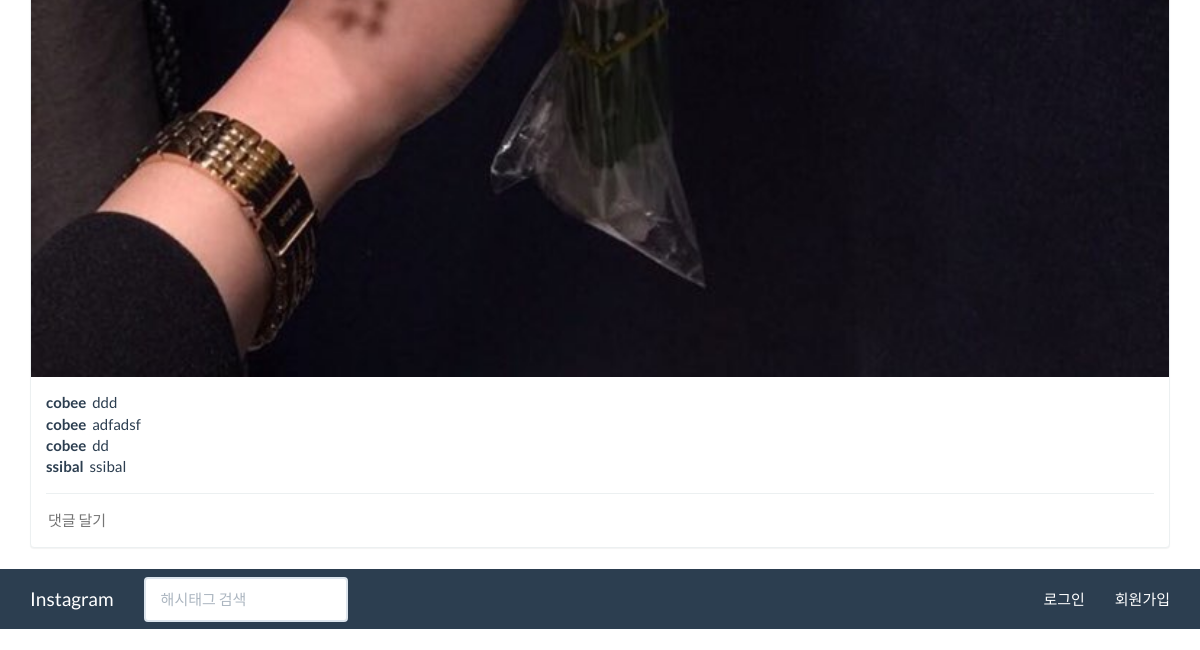
Before: /post/1/ (lower part) with the older database file.
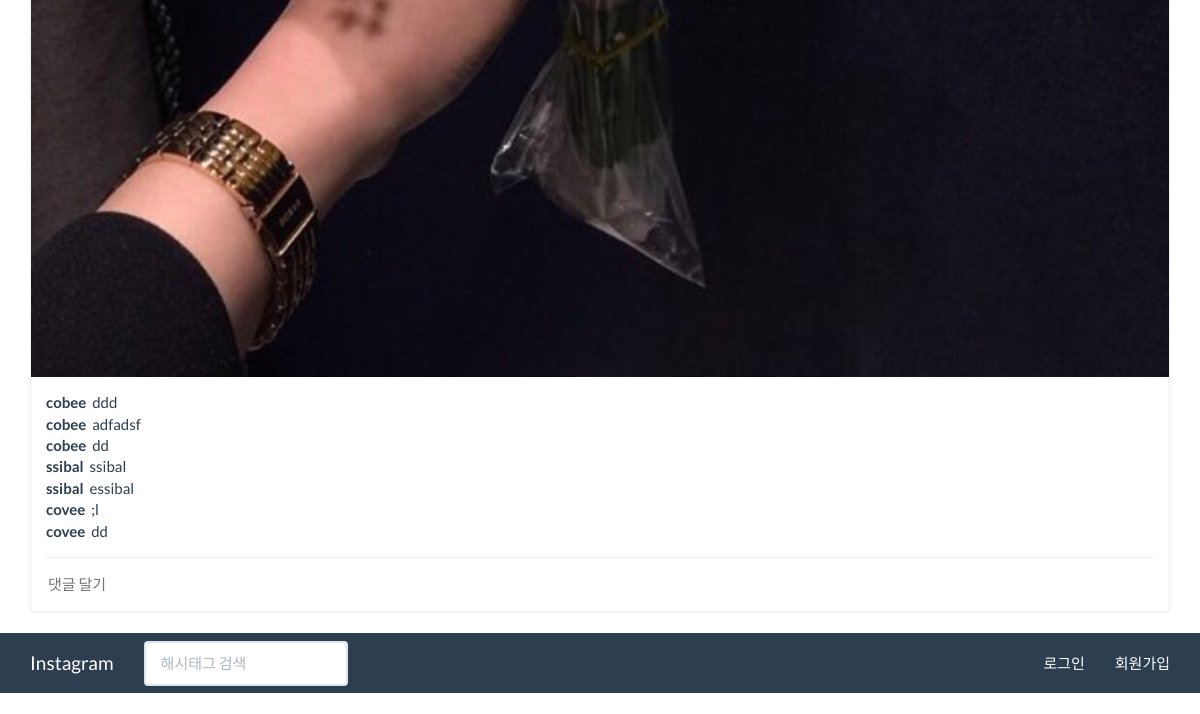
After: the same page with the newer database file.
### post/models.py (models this page shows, shortened)
class Comment(models.Model):
	post = models.ForeignKey(Post)
	author = models.ForeignKey(settings.AUTH_USER_MODEL)
	content = models.TextField(max_length=1000)

### member/models.py (models this page shows)
class User(AbstractUser):
	pass

### post/views.py (the view)
# urls.py: url(r'^(?P<post_pk>\d+)/$', views.post_detail, name='post_detail'),
def post_detail(request, post_pk):
	post = get_object_or_404(Post, pk=post_pk)
	comment_form = CommentForm()
	context = {
		'post': post,
		'comment_form': comment_form,
	}
	return render(request, 'post/post_detail.html', context)

### post/forms.py (shortened to what this page needs)
class CommentForm(forms.ModelForm):
	class Meta:
		model = Comment
		fields = (
			'content',
		)
		widgets = {
			'content': forms.TextInput(
				attrs = {
					'class': 'content',
					'placeholder': '댓글 달기',
				}
			)
		}

### post/templates/post/post_detail.html (shortened to what this page needs)
{% extends 'base.html' %}
{% block content %}
<div>
	{% include 'include/post.html' with post_type='detail' %}
</div>
{% endblock %}

### templates/include/post.html (shortened to what this page needs)
<div class="panel panel-default post-item">
	{% if post_type == 'list' %}
	<a href="{% url 'post:post_detail' post_pk=post.pk %}">
		<img src="{{ post.photo.url }}" alt="" class="post-image">
	</a>
	{% else %}
		<img src="{{ post.photo.url }}" alt="" class="post-image">
	{% endif %}
	<div class="panel-body">
		{% if post.comment_set.exists %}
		<ul class="comment-list">
			{% for comment in post.comment_set.all %}
			<li class="comment">
				<span class="comment-author">{{ comment.author }}</span>
				<span class="comment-content">{{ comment.content }}</span>
			</li>
			{% endfor %}
		</ul>
		<hr>
		{% endif %}
		<form
		action="{% url 'post:comment_create' post_pk=post.pk %}?next=
		{% if post_type == 'list' %}
			{% url 'post:post_list' %}#post-{{ post.pk }}
		{% elif post_type == 'detail' %}
			{% url 'post:post_detail' post_pk=post.pk %}
		{% endif %}"
		method="POST"
		class="comment-form">
			{{ comment_form.content }}
		</form>
	</div>
</div>

Changed rows visible on the page:
added Comment: author "ssibal", content "essibal"
added Comment: author "covee", content ";l"
added Comment: author "covee", content "dd"
